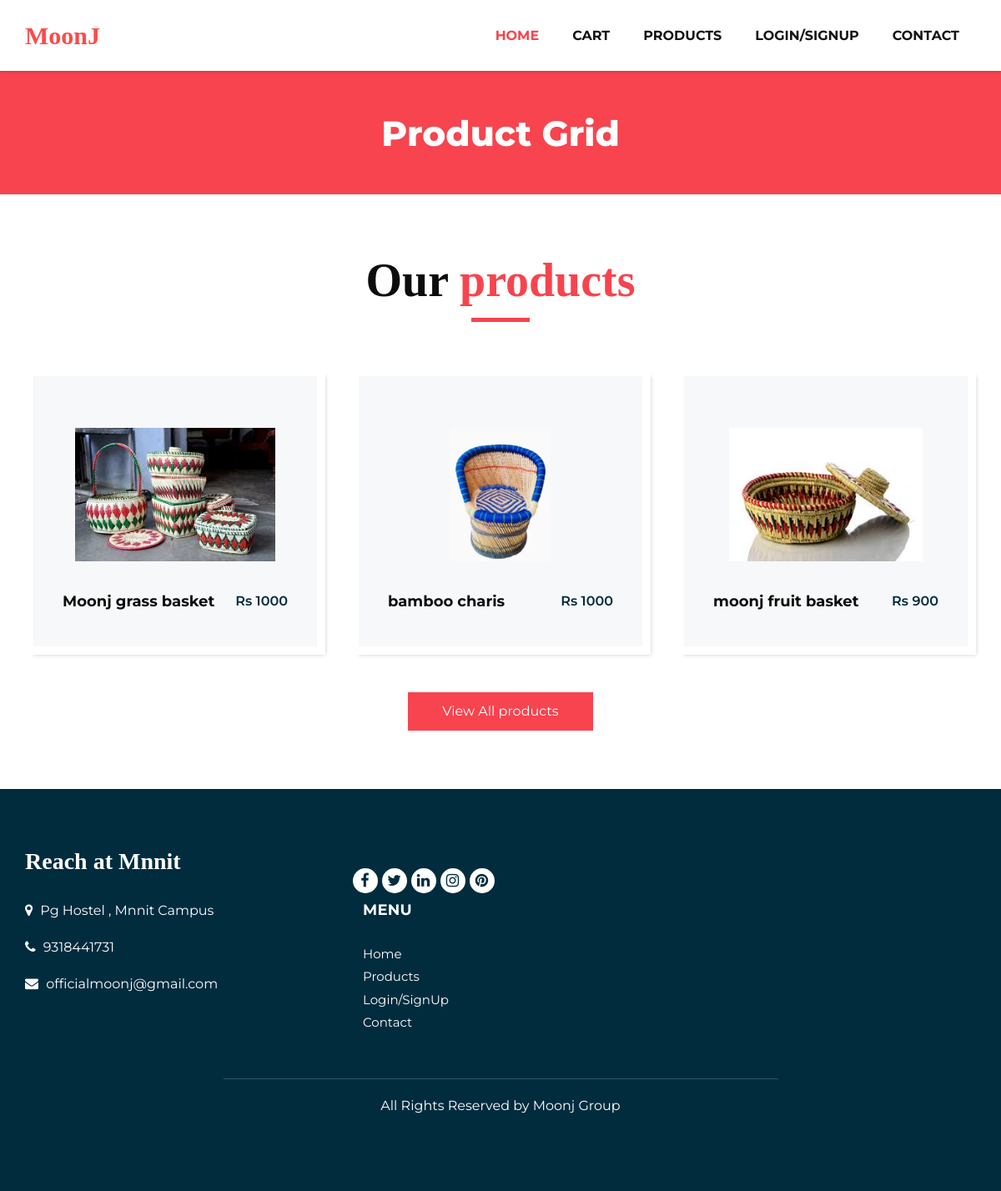
The app's page /product/ with its own data.
### cart/models.py (models this page shows)
class product(models.Model):
    product_name = models.CharField(max_length=500)
    product_id = models.AutoField(primary_key=True)
    description = models.TextField(null=True)
    quantity = models.IntegerField(default=0)
    image =  models.ImageField(upload_to="myimage",null=True)
    category_id = models.ForeignKey(category,on_delete=models.CASCADE)
    price = models.IntegerField()

### cart/views.py (the view, shortened to what this page needs)
# urls.py: path('product/',car.dashboard),
def dashboard(request):
    object_list = []
    user_obj = user_data_object("","")
    if request.session.has_key('user_login_user_id'):
        user_id= request.session['user_login_user_id']
        name = registration.objects.get(email=user_id).name
        user_obj = user_data_object(user_id,name)
    try:
        data = product.objects.all()[:3]
    except:
        print("not loaded")
    else:
        for x in data:
            ob = dash_product(x.product_name,x.product_id,x.price,x.quantity,x.image)
            print(ob.img.url)
            object_list.append(ob)
    context ={
        "data1":object_list,
        "data":user_obj
    }
    return render(request,'registeration/product.html',context)

### registration/templates/registeration/product.html (shortened to what this page needs)
{% extends 'registeration/nav.html' %}
{% load static %}
{% block content %}
      <section class="inner_page_head">
         <div class="container_fuild">
            <div class="row">
               <div class="col-md-12">
                  <div class="full">
                     <h3>Product Grid</h3>
                  </div>
               </div>
            </div>
         </div>
      </section>
      <section class="product_section layout_padding">
         <div class="container">
            <div class="heading_container heading_center">
               <h2>
                  Our <span>products</span>
               </h2>
            </div>
            <div class="row">
               {% for x in data1 %}
               <div class="col-sm-6 col-md-4 col-lg-4">
                  <div class="box">
                     <div class="img-box">
                        <img src="/media/{{x.img}}" alt="">
                     </div>
                     <div class="detail-box">
                        <h5>
                           {{ x.product_name }}
                        </h5>
                        <h6>
                          Rs {{ x.price }}
                        </h6>
                     </div>
                  </div>
               </div>
               {% endfor %}
            </div>
            <div class="btn-box">
               <a href="/product?pk=2">
                  View All products
               </a>
            </div>
         </div>
      </section>
     {% endblock content %}

### static/css/style.css (style rules this page uses)
* { box-sizing: border-box; }
body { font-family: 'Montserrat', sans-serif; color: #0c0c0c; background-color: #ffffff; overflow-x: hidden; }
.layout_padding { padding: 70px 0; }
h1, h2 { font-family: 'Playfair Display', serif; }
.heading_container { display: -webkit-box; display: -ms-flexbox; display: flex; -webkit-box-orient: vertical; -webkit-box-direction: normal; -ms-flex-direction: column; flex-direction: column; -webkit-box-align: start; -ms-flex-align: start; align-items: flex-start; }
.heading_container h2 { position: relative; margin-bottom: 0; font-size: 3.5rem; font-weight: bold; }
.heading_container h2::after { content: ""; display: block; width: 70px; height: 5px; background: #f7444e; margin: 10px auto 10px; }
.heading_container h2 span { color: #f7444e; }
.heading_container.heading_center { -webkit-box-align: center; -ms-flex-align: center; align-items: center; text-align: center; }
a, a:hover, a:focus { text-decoration: none; }
.product_section .heading_container { margin-bottom: 20px; }
.product_section .box { position: relative; margin-top: 25px; padding: 35px 35px; background-color: #f7f8f9; -webkit-transition: all .3s; transition: all .3s; overflow: hidden; box-shadow: 5px 5px 5px -5px rgba(0,0,0,.2); border: solid #fff 10px; }
.product_section .box .img-box { display: -webkit-box; display: -ms-flexbox; display: flex; -webkit-box-pack: center; -ms-flex-pack: center; justify-content: center; -webkit-box-align: center; -ms-flex-align: center; align-items: center; height: 215px; }
.product_section .box .img-box img { max-width: 100%; max-height: 160px; -webkit-transition: all .3s; transition: all .3s; }
.product_section .box .detail-box { text-align: center; display: -webkit-box; display: -ms-flexbox; display: flex; -webkit-box-pack: justify; -ms-flex-pack: justify; justify-content: space-between; }
.product_section .box .detail-box h5 { font-size: 18px; margin-top: 10px; }
.product_section .box .detail-box h6 { margin-top: 10px; color: #002c3e; font-weight: 600; }
.product_section .btn-box { display: -webkit-box; display: -ms-flexbox; display: flex; -webkit-box-pack: center; -ms-flex-pack: center; justify-content: center; margin-top: 45px; }
.product_section .btn-box a { display: inline-block; padding: 10px 40px; background-color: #f7444e; border: 1px solid #f7444e; color: #ffffff; border-radius: 0; -webkit-transition: all 0.3s; transition: all 0.3s; }
.detail-box h5 { font-size: 21px; font-weight: 700; }
.inner_page_head { background: #f7444e; text-align: center; color: #fff; padding-top: 50px; padding-bottom: 40px; }
.inner_page_head h3 { font-size: 42px; font-weight: 800; }

### static/css/responsive.css (style rules this page uses)
@media (min-width: 1200px) { .container { max-width: 1170px; } }

### records on screen
product: img (picture), product_name "Moonj grass basket"
product: img (picture), product_name "bamboo charis"
product: img (picture), product_name "moonj fruit basket"

### other values on screen
{{ x.price }} "1000" "1000" "900"
